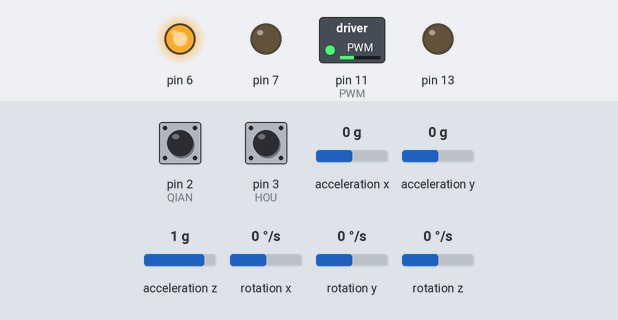
Simulated run of this sketch. Board: Arduino Uno, built with avr-gcc and run on an emulated ATmega328P. Parts: switched loads named in the sketch (green lamp = pin HIGH), output pins drawn as LEDs (lit = HIGH). The test bench sets the inputs (shaded band); at power-on: acceleration y 0 g, rotation x 0 °/s, pin 2 (QIAN) HIGH, pin 3 (HOU) HIGH, acceleration x 0 g, acceleration z 1 g, rotation y 0 °/s, rotation z 0 °/s. What the sketch prints to the serial monitor is not drawn.

Above: at 0.63 s.
1.3 s: acceleration y set to -1.4 g
At 2.9 s:
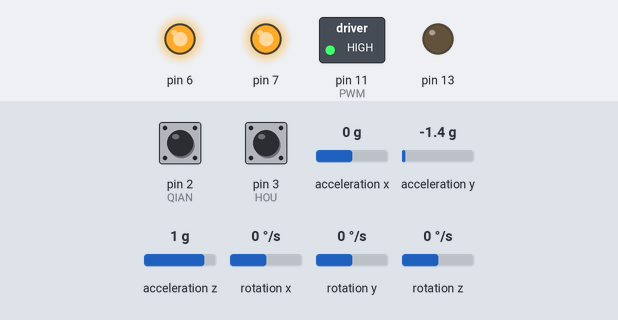
3.2 s: rotation x set to 43 °/s
5.8 s: rotation x set to 50 °/s
7.3 s: acceleration y set to -1.1 g
9.1 s: acceleration y set to -0.8 g
At 10.7 s:
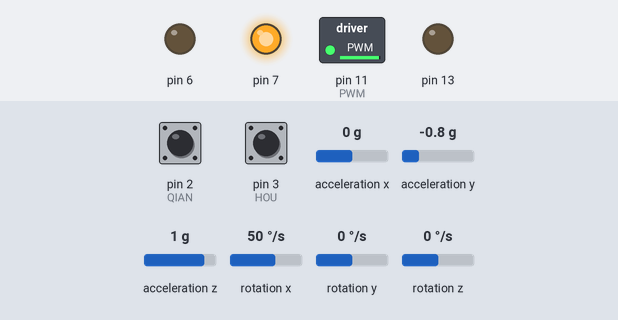
12.1 s: rotation x set to 192 °/s
At 14.29 s:
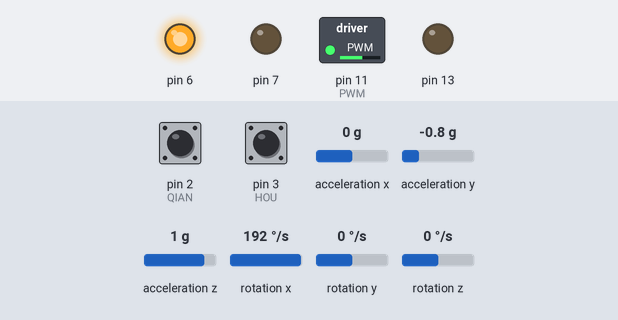
At 15.38 s:
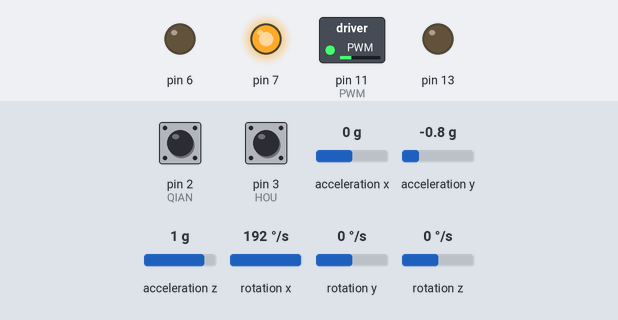
Timing chart, 0 to 16.1 s (numbered marks = the images above; inputs shaded):
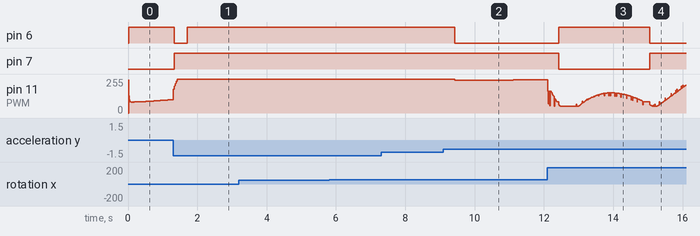

The sketch:

zipinghengxiaoche.ino
```cpp
#include "Wire.h"
#include "I2Cdev.h"
#include "MPU6050.h"
#include "TimerOne.h"
#include "PID_v1.h"

struct  anglePID
          {
             double Input;
             double Output;
             double Setpoint;
           }anglepid;

MPU6050 accelgyro;//mpu6050数据定义
int16_t ax, ay, az;
int16_t gx, gy, gz;
boolean switch6050;  //布尔型非零即一
boolean switchpwm;
boolean switchpid;
boolean switchposition;


volatile unsigned int motor1=0;	 //计QIAN
volatile unsigned int motor2=0;	 //计HOU
unsigned int speed1=0;	 //计QIAN
unsigned int speed2=0;	 //计QIAN
unsigned int speedcar=0; //车速//未用到
//******PWM参数*************
int   speed_mQ;		 //QIAN电机转速
int   speed_mH;		 //HOU电机转速
int   pwm;               //综合PWM计算
float PWMI;	         //PWM积分值
float Position;	         //位移
//******角度参数************
float Gyro_X;        //X轴陀螺仪数据暂存
float Angle;         //小车最终倾斜角度
char value;          //角度正负极性标记
float arctanangle;   //反正切角度
//******卡尔曼参数************
static const double C_0 = 1;
static const double Q_angle=0.001, Q_gyro=0.003, R_angle=0.5, dt=0.01;//注意：dt的取值为kalman滤波器采样时间
double P[2][2] = {{ 1, 0 },
                  { 0, 1 }};
double Pdot[4] ={ 0,0,0,0};
double q_bias, angle_err, PCt_0, PCt_1, E, K_0, K_1, t_0, t_1;
double angle, angle_dot;
//------------------------------------------------------------------
void Kalman_Filter(double angle_m,double gyro_m)
{
angle+=(gyro_m-q_bias) * dt;
angle_err = angle_m - angle;
Pdot[0]=Q_angle - P[0][1] - P[1][0];
Pdot[1]=- P[1][1];
Pdot[2]=- P[1][1];
Pdot[3]=Q_gyro;
P[0][0] += Pdot[0] * dt;
P[0][1] += Pdot[1] * dt;
P[1][0] += Pdot[2] * dt;
P[1][1] += Pdot[3] * dt;
PCt_0 = C_0 * P[0][0];
PCt_1 = C_0 * P[1][0];
E = R_angle + C_0 * PCt_0;
K_0 = PCt_0 / E;
K_1 = PCt_1 / E;
t_0 = PCt_0;
t_1 = C_0 * P[0][1];
P[0][0] -= K_0 * t_0;
P[0][1] -= K_0 * t_1;
P[1][0] -= K_1 * t_0;
P[1][1] -= K_1 * t_1;
angle += K_0 * angle_err; //最优角度
q_bias += K_1 * angle_err;
angle_dot = gyro_m-q_bias;//最优角速度
}

PID myPID(&anglepid.Input, &anglepid.Output, &anglepid.Setpoint,6,5,1, REVERSE);

//-----------------------------------------------------------
void setup()
{
    Wire.begin();
    Serial.begin(115200);
    Serial.println("Initializing I2C devices...");
    accelgyro.initialize();
    Serial.println("Testing device connections...");
    Serial.println(accelgyro.testConnection() ? "MPU6050 connection successful" : "MPU6050 connection failed");
    pinMode(2, INPUT);    //QIAN
    pinMode(3, INPUT);    //HOU
    pinMode(4, INPUT);    //QIAN
    pinMode(5, INPUT);    //HOU

    pinMode(6, OUTPUT);    //方向
    pinMode(7, OUTPUT);    //方向

    pinMode(11, OUTPUT);   //PWM
    pinMode(13, OUTPUT);
    Timer1.initialize(10000);           //100hz // 1'000'000微秒
    Timer1.attachInterrupt( timerIsr ); // 定时器服务函数

    attachInterrupt(0, stateQIAN, FALLING);  // 监视中断输入引脚的变化//下降沿
    attachInterrupt(1, stateHOU, FALLING);

  anglepid.Input = angle;//PID输入
  anglepid.Setpoint = 0;      //PID目标值
  myPID.SetOutputLimits(-200,200);//PID上下限
  myPID.SetSampleTime(10); //PID时间
  myPID.SetMode(AUTOMATIC);//打开PID开关
}

void loop()
{
if(switch6050==1)
{
  angle_calculate();
  switch6050=0;
  if(abs(angle)<40)  switchpid=1;

}
if(switchpid==1)
 {
   anglepid.Input = angle;
   myPID.Compute();
   switchpid=0;
   switchpwm=1;
}
if(switchpwm==1)
{switchpwm=0;
// if(abs(angle)<=2&&abs(Position)>=10)
//{
//  if(Position>=10)Advance(100);
//  else Back(100);
//
//}
//else
//  {
    pwm_calculate();
  if(angle>=2)
  {Advance(pwm);}
  else if (angle<=-2)
  Back(pwm);


//  }
}
if(abs(angle)>40) Stop();
// if(angle<2&&angle>-2)
//  {
//  if(Position>10) Advance(100);
//  digitalWrite(13, LOW);
//  if(Position<-10) Back(100);
//  }

}


void angle_calculate()
{
    accelgyro.getMotion6(&ax, &ay, &az, &gx, &gy, &gz);
//    Serial.println(ay); Serial.print(",");
//    Serial.print(gx); Serial.print(",");
    Gyro_X   = (gx+400)/131.0;         	  //去除零点偏移，计算角速度值,方向处理
    arctanangle=atan2(ay+1200,az)*180/3.14;    //俯仰角
    if(arctanangle>0) value=1;                  //角度正负标记
    else if (arctanangle<0) value=-1;           //乘以角速度PWM
    else value=0;                               //进行方向修正
//Angle = Angle + (((Angle_aZ-Angle)*0.5 + Gyro_X)*0.01);
    Kalman_Filter(arctanangle,Gyro_X);    //全局变量angle angle_dot
//    Serial.print(arctanangle);Serial.print(",");
//    Serial.print(Gyro_X);Serial.print(",");
//    Serial.print(angle);Serial.print(",");
//    Serial.println(angle_dot);

}
void timerIsr()
{
  speedcar =(motor1+motor2)/11.356;      //只是用一路PWM两路电机脉冲合成//*20CM*100HZ/34/334/2   cm/s

  Position+=(speed_mH+speed_mQ)/1600.0;  //位移cm
  Serial.println(speedcar);
  motor1=0,motor2=0,speed_mH=0;speed_mQ=0;//清零
  switch6050=1;                          //中断中不能读6050只能制标志位

}

void stateQIAN()
{
  motor1++;
  if(digitalRead(4) == 0)
 speed_mQ++;		 //Q电机前进//方向不同
 else
 speed_mQ--;		 //Q电机后退
}
void stateHOU()
{
  motor2++;
  if(digitalRead(5) == 1)
 speed_mH++;		 //H电机前进//方向正确
 else
 speed_mH--;		 //H电机后退

}
//-------------------------------------------------------------------
void Advance(int speed)
{
digitalWrite(6,HIGH);
digitalWrite(7,LOW);
analogWrite(11,speed);
}
void Back(int speed)
{
digitalWrite(6,LOW);
digitalWrite(7,HIGH);
analogWrite(11,speed);

}
void Stop(void)
{
digitalWrite(6,HIGH);
digitalWrite(7,HIGH);
}
void pwm_calculate()
{
pwm=50+abs(anglepid.Output)+value*angle_dot*0.6;
pwm=constrain(pwm,50,255);
}
```

Measured:
- the behaviour switches between -1 and -0.9 g on acceleration y (found by bisection; images 1 and 2)
- after the input at 1.3 s, pin 6: HIGH → LOW at once, → HIGH 0.37 s later; pin 7: LOW → HIGH at once
- after the input at 3.2 s, every drawn part: stays the same
- after the input at 5.8 s, every drawn part: stays the same
- after the input at 7.3 s, every drawn part: stays the same
- after the input at 9.1 s, pin 6: HIGH → LOW after 0.33 s; pin 11 (PWM): 255/255 → 247/255 after 0.33 s, → 248/255 1.7 s later, → 249/255 0.98 s later
- after the input at 12.1 s, pin 6: LOW → HIGH after 0.33 s, → LOW 2.6 s later; pin 7: HIGH → LOW after 0.33 s, → HIGH 2.6 s later
